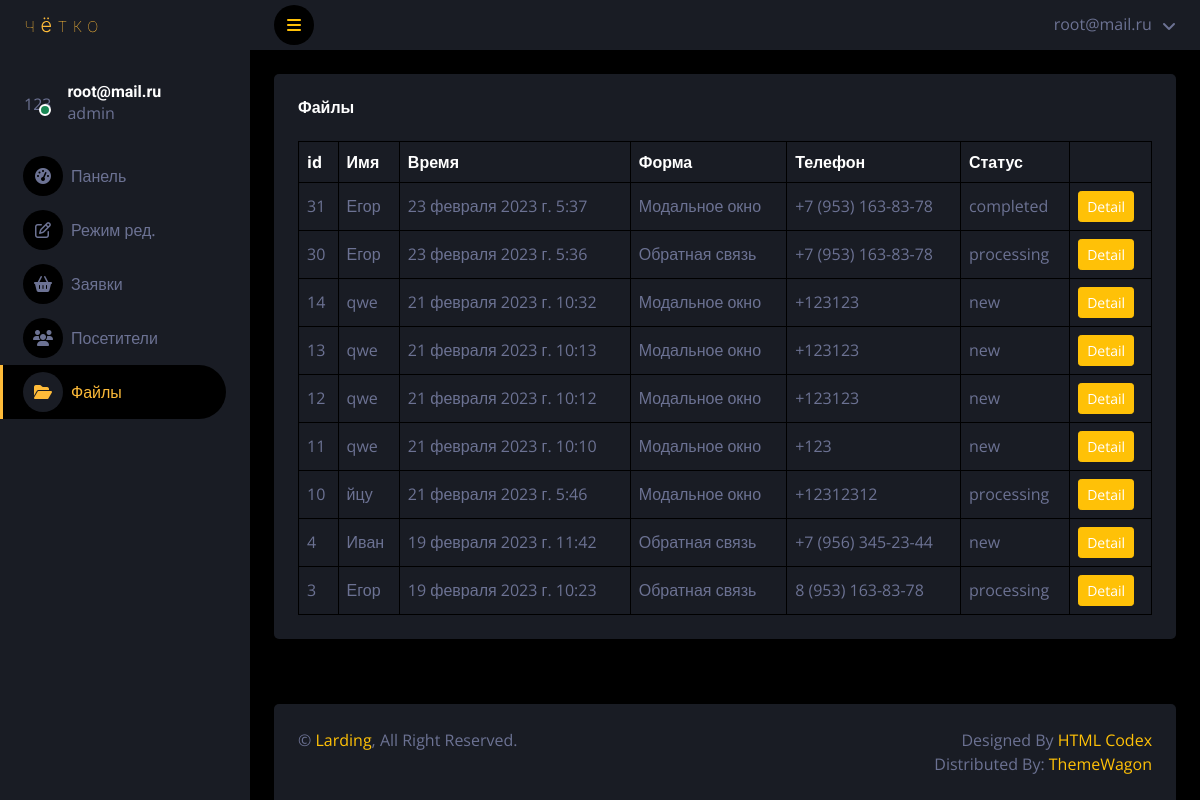
Before: /files/ (signed in) with the older database file.
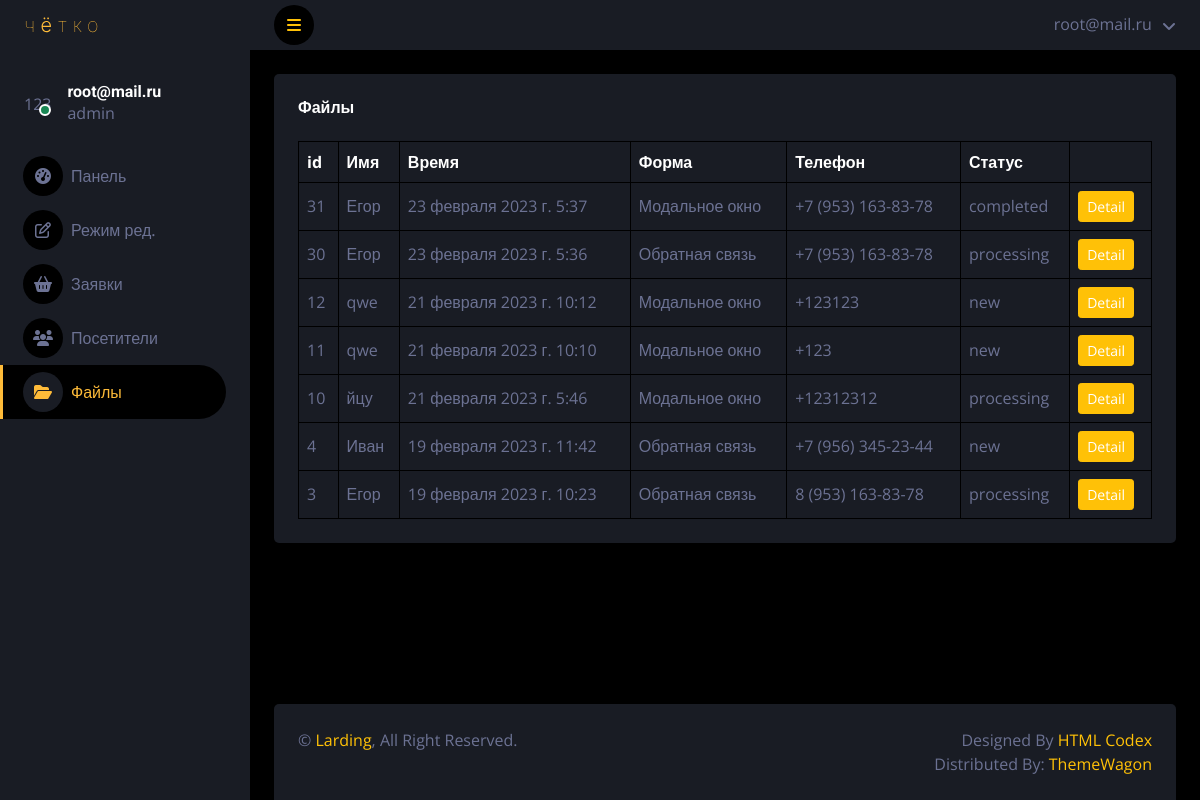
After: the same page with the newer database file.
### landing/models.py (models this page shows, shortened)
class bids(models.Model):
	STATUS_BID = [
        ('new', 'Новая'),
        ('processing', 'Обработка'),
        ('completed', 'Завершенна'),
    ]
	name = models.CharField(max_length=100, db_index=True,verbose_name="Имя",blank=True)
	last_name = models.CharField(max_length=100, db_index=True,verbose_name="Фамилия",blank=True)
	mail = models.CharField(max_length=100, db_index=True,verbose_name="Почта",blank=True)
	tel = models.CharField(max_length=100, db_index=True,verbose_name="Телефон",blank=True)
	message = models.TextField(db_index=True,verbose_name="Сообщение",null=True,blank=True)
	which = models.CharField(max_length=100, db_index=True,verbose_name="Форма отправки",blank=True)
	ip = models.CharField(max_length=100, db_index=True,verbose_name="IP",blank=True)
	country = models.CharField(max_length=100, db_index=True,verbose_name="Страна",blank=True)
	os = models.CharField(max_length=100, db_index=True,verbose_name="Операционная система",blank=True)
	browser = models.CharField(max_length=200, db_index=True,verbose_name="Браузер",blank=True)
	data = models.FileField(upload_to="files/%Y/%m/%d/",blank=True,verbose_name="Фаил")
	time_create = models.DateTimeField(auto_now_add=True,verbose_name="Время отправки",blank=True)
	time_update = models.DateTimeField(auto_now=True,verbose_name="Последнее обновление",blank=True)
	status = models.TextField(blank=True,verbose_name="Статус",choices=STATUS_BID)
	class Meta:
		verbose_name = 'Заявка'
		verbose_name_plural = 'Заявки'

### landing/views.py (the view)
# urls.py: path('files/',FilesPage.as_view(),name='files'),
class FilesPage(LoginRequiredMixin,DataMixin,ListView):
	model = landing
	template_name = 'accounts/darkpan/files.html'
	def get_context_data(self,*, object_list=None, **kwargs):
		context = super().get_context_data(**kwargs)
		print(self.request.user)
		context['user'] = self.request.user
		context['orders'] = bids.objects.order_by("-id")
		context['orders_count'] =bids.objects.count()
		c_def = self.get_user_context(title="Файлы",selected="landing:files")
		context = dict(list(context.items())+list(c_def.items()))
		return context

### landing/utils.py (called while the page is built)
	def get_user_context(self, **kwargs):
		context = kwargs
		context['menu_admin']=[{'title':'Панель','url_name':'landing:dashboard','icon':'fa-tachometer-alt'},
							   {'title':'Режим ред.','url_name':'landing:edit','icon':'fa-edit'},
							   {'title':'Заявки','url_name':'landing:order','icon':'fa-shopping-basket'},
							   {'title':'Посетители','url_name':'landing:users','icon':'fa-users'},
							   {'title':'Файлы','url_name':'landing:files','icon':'fa-folder-open'},
			]
		return context

### landing/templates/accounts/darkpan/files.html
{% extends "accounts/darkpan/base.html" %}
{% block content %}
            <div class="container-fluid pt-4 px-4">
                <div class="bg-secondary text-center rounded p-4">
                    <div class="d-flex align-items-center justify-content-between mb-4">
                        <h6 class="mb-0">Файлы</h6>
                    </div>
                    <div class="table-responsive">
                        <table class="table text-start align-middle table-bordered table-hover mb-0">
                            <thead>
                                <tr class="text-white">
                                    <th scope="col">id</th>
                                    <th scope="col">Имя</th>
                                    <th scope="col">Время</th>
                                    <th scope="col">Форма</th>
                                    <th scope="col">Телефон</th>
                                    <th scope="col">Статус</th>
                                    <th scope="col"></th>
                                </tr>
                            </thead>
                            <tbody>
                                {% for item in orders %}
                                    <tr>
                                        <td>{{ item.id }}</td>
                                        <td>{{ item.name }}</td>
                                        <td>{{ item.time_create }}</td>
                                        <td>{{ item.which }}</td>
                                        <td>{{ item.tel }}</td>
                                        <td>{{ item.status }}</td>
                                        <td><a class="btn btn-sm btn-primary" href="">Detail</a></td>
                                    </tr>
                                {% endfor %}
                            </tbody>
                        </table>
                    </div>
                </div>
            </div>
{% endblock %}

### landing/templates/accounts/darkpan/base.html (shortened to what this page needs)
{% load static %}
<!DOCTYPE html>
<html lang="en">
<head>
    <link href="{% static 'accounts/'%}lib/owlcarousel/assets/owl.carousel.min.css" rel="stylesheet">
    <link href="{% static 'accounts/'%}lib/tempusdominus/css/tempusdominus-bootstrap-4.min.css" rel="stylesheet" />
    <link href="{% static 'accounts/'%}css/bootstrap.min.css" rel="stylesheet">
    <link href="{% static 'accounts/'%}css/style.css" rel="stylesheet">
</head>
<body>
    <div class="container-fluid position-relative d-flex p-0">
        <div class="sidebar pe-4 pb-3">
            <nav class="navbar bg-secondary navbar-dark">
                <a href="{% url 'landing:home' %}" class="d-flex align-items-center navbar-brand mx-4 mb-3 w-100">
                    <img src="{% static 'accounts/'%}img/logo.svg">
                </a>
                <div class="d-flex align-items-center ms-4 mb-4 mt-4 w-100">
                    <div class="position-relative">
                        <div class="rounded-circle">123</div>
                        <div class="bg-success rounded-circle border border-2 border-white position-absolute end-0 bottom-0 p-1"></div>
                    </div>
                    <div class="ms-3">
                        <h6 class="mb-0">{{ user.email }}</h6>
                        {% if user.is_superuser %}
                            <span>admin</span>
                        {% else %}
                            <span>no admin</span>
                        {% endif %}
                    </div>
                </div>
                <div class="navbar-nav w-100">
                    {% for item in menu_admin %}
                        {% if item.url_name == selected %}
                            <a href="{% url item.url_name %}" class="nav-item nav-link active"><i class="fa {{ item.icon }} me-2"></i>{{ item.title }}</a>
                        {% else %}
                            <a href="{% url item.url_name %}" class="nav-item nav-link"><i class="fa {{ item.icon }} me-2"></i>{{ item.title }}</a>
                        {% endif %}
                    {% endfor %}
                </div>
            </nav>
        </div>
        <div class="content ">
            <nav class="navbar navbar-expand bg-secondary navbar-dark sticky-top px-4 py-0">
                <a href="#" class="sidebar-toggler flex-shrink-0">
                    <i class="fa fa-bars"></i>
                </a>
                <div class="navbar-nav align-items-center ms-auto">
                    <div class="nav-item dropdown">
                        <a href="#" class="nav-link dropdown-toggle" data-bs-toggle="dropdown">
                            <span class="d-none d-lg-inline-flex">{{ user.email }}</span>
                        </a>
                    </div>
                </div>
            </nav>
            {% block content %}
            {% endblock %}
            <div class="mt-auto position-sticky top-100" style="margin-top: 117px !important;">
                <div class="container-fluid pt-4 px-4 position-absolute bottom-0"  >
                    <div class="bg-secondary rounded-top p-4" >
                        <div class="row" >
                            <div class="col-12 col-sm-6 text-center text-sm-start">
                                &copy; <a href="#">Larding</a>, All Right Reserved.
                            </div>
                            <div class="col-12 col-sm-6 text-center text-sm-end">
                                Designed By <a href="https://htmlcodex.com">HTML Codex</a>
                                <br>Distributed By: <a href="https://themewagon.com" target="_blank">ThemeWagon</a>
                            </div>
                        </div>
                    </div>
                </div>
            </div>
        </div>
    </div>
</body>
</html>

Changed rows visible on the page:
removed bids: id "14", name "qwe", time_create "21 февраля 2023 г. 10:32", which "Модальное окно", tel "+123123", status "new"
removed bids: id "13", name "qwe", time_create "21 февраля 2023 г. 10:13", which "Модальное окно", tel "+123123", status "new"
